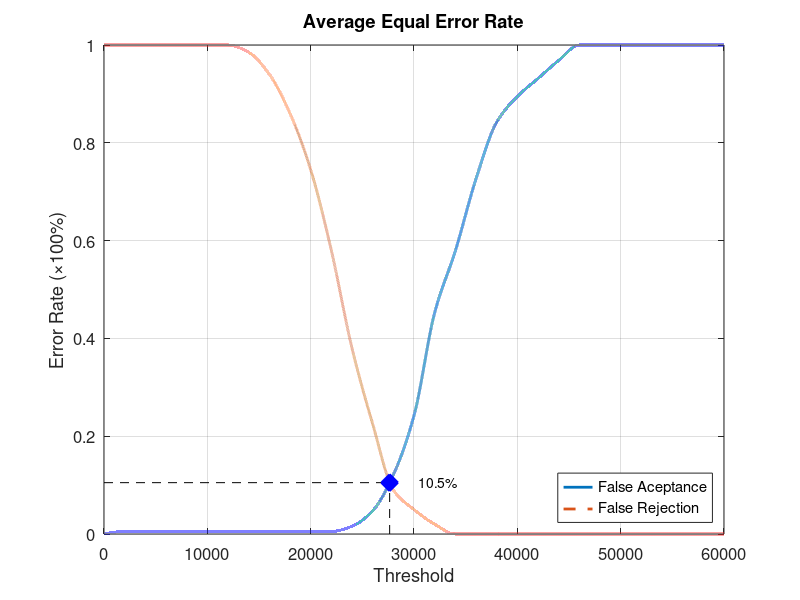
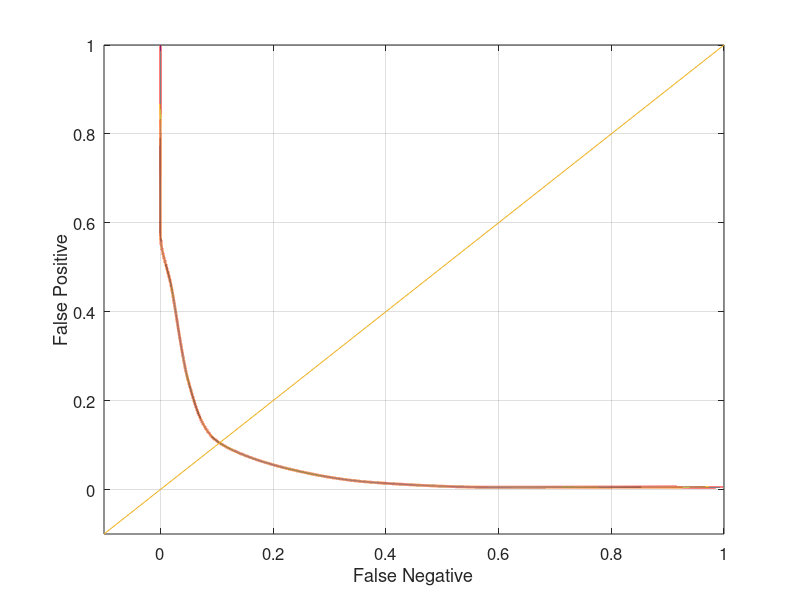

Here is the MATLAB script that generated these plots, in order:
function yEER = Database1_1
close all;
clear;
clc;
x = 0:2000:60000;
xq = 0:0.5:60000;

y0 = [0 0.00526316 0.00526316 0.00526316 0.00526316 0.00526316 0.00526316 0.00526316 0.00526316 0.00526316 0.00526316 0.00526316 0.0157895 0.0473684 0.121053 0.242105 0.452632 0.578947 0.726316 0.842105 0.894737 0.931579 0.968421 1 1 1 1 1 1 1 1];
yy0 = interp1(x, y0, xq, 'pchip');
y1 = [1 1 1 1 1 1 1 0.985 0.94 0.86 0.745 0.58 0.38 0.225 0.09 0.05 0.02 0 0 0 0 0 0 0 0 0 0 0 0 0 0];
yy1 = interp1(x, y1, xq, 'pchip');

% Calculating EER: 
y2 = abs(y0 - y1);
find(y2 == min(y2))
yy2 = abs(yy0 - yy1);
xEER = find(yy2 == min(yy2));
xEERIndex = xq(xEER) % X-axis EER
yEER = yy0(xEER) % Y-axis EER

main = figure
plot(xq, yy0,'-','LineWidth', 2);	hold on
plot(xq, yy1,'--','LineWidth', 2);	hold on
plot([xEERIndex xEERIndex], [0 yEER], 'k--');	hold on
plot([0 xEERIndex], [yEER yEER], 'k--');	hold on
plot(xEERIndex, yEER, 'bx', 'LineWidth', 10);	hold on
text(xEERIndex + 10 * xEERIndex / 100, yEER, [num2str(round((10000 * yEER)) / 100) '%'])
legend('False Aceptance', 'False Rejection', 'Location', 'SouthEast')
xlabel('Threshold')
ylabel('Error Rate (\times100%)')
title('Average Equal Error Rate')
set(gca, 'FontSize', 12)
axis([0 60000 0 1])
grid on

print(main, 'Database1_1Main', '-dpng');
FNRxFPR = figure('Color', [1 1 1]);
plot(yy1, yy0, '-', yy1, yy0, 'LineWidth', 2);
hold on
y = -0.1:0.1:1
plot(y, y); 
set(gca, 'FontSize', 12)
xlabel('False Negative')
ylabel('False Positive')
axis([-0.1 1 -0.1 1])
set(gca, 'FontSize', 12)
grid on

print(FNRxFPR, 'Database1_1FNRxFPR','-dpng');
end
